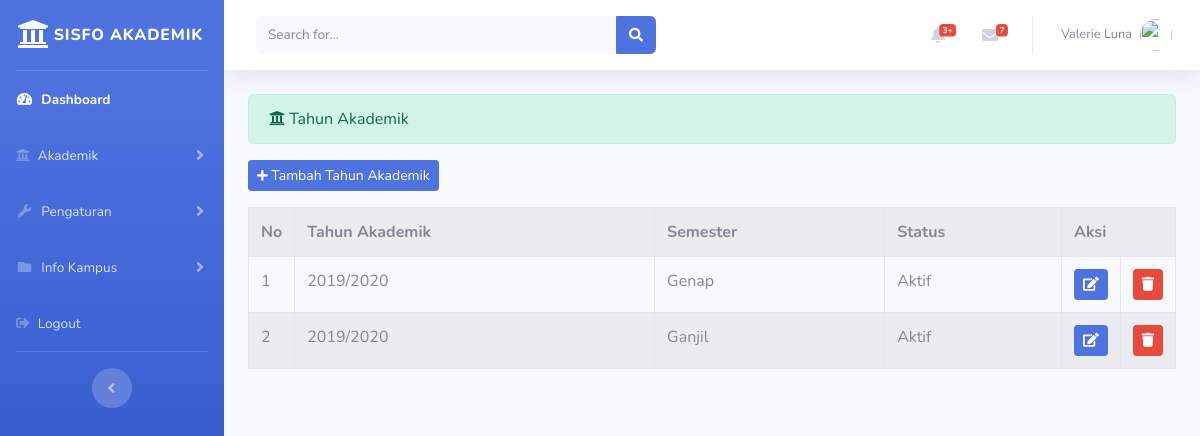
The page /index.php/administrator/tahun_akademik on the database its author committed.
### tables this page shows
CREATE TABLE `tahun_akademik` (
  `id_tahunakademik` int(11) NOT NULL,
  `tahun_akademik` varchar(20) NOT NULL,
  `semester` varchar(20) NOT NULL,
  `status` varchar(20) NOT NULL
);

### application/controllers/administrator/tahun_akademik.php (called while the page is built, shortened)
<?php
class Tahun_akademik extends CI_Controller {
	public function index()
	{
		$data['tahun_akademik'] = $this->tahunakademik_model->tampil_data('tahun_akademik')->result();
		$this->load->view('administrator/templates_administrator/header.php');
		$this->load->view('administrator/templates_administrator/sidebar.php');
		$this->load->view('administrator/tahun_akademik', $data);
		$this->load->view('administrator/templates_administrator/footer.php');
	}
}

### index.php (called while the page is built, shortened)
<?php
require_once BASEPATH.'core/CodeIgniter.php';

### application/models/tahunakademik_model.php (called while the page is built, shortened)
<?php
class Tahunakademik_model extends CI_Model {
	public function tampil_data($table)
	{
		return $this->db->get($table);
	}
}

### application/views/administrator/tahun_akademik.php (the view, shortened to what this page needs)
<div class="container-fluid">
	<div class="alert alert-success" role="alert">
    	<i class="fas fa-university"></i> Tahun Akademik
  	</div>
  	<?php echo anchor('administrator/tahun_akademik/tambah_tahunakademik','<button class="btn btn-sm btn-primary mb-3"><i class="fa fa-plus fa-sm"></i> Tambah Tahun Akademik</button>') ?>
	<table class="table table-bordered table-striped table-hover">
		<tr>
			<th>No</th>
			<th>Tahun Akademik</th>
			<th>Semester</th>
			<th>Status</th>
			<th colspan="2">Aksi</th>
		</tr>
		<?php
		$no = 1;
		foreach ($tahun_akademik as $ak) : ?>
			<tr>
				<td width="20px"><?php echo $no++ ?></td>
				<td><?php echo $ak->tahun_akademik ?></td>
				<td><?php echo $ak->semester ?></td>
				<td><?php echo $ak->status ?></td>
				<td width="20px"><?php echo anchor('administrator/tahun_akademik/update/'.$ak->id_tahunakademik,'<div class="btn btn-sm btn-primary"><i class="fa fa-edit"></i></div>') ?></td>
  				<td width="20px"><?php echo anchor('administrator/tahun_akademik/delete/'.$ak->id_tahunakademik,'<div class="btn btn-sm btn-danger"><i class="fa fa-trash"></i></div>') ?></td>
			</tr>
		<?php endforeach; ?>
	</table>
</div>

### rows shown on the page
tahun_akademik: tahun_akademik "2019/2020", semester "Genap", status "Aktif"
tahun_akademik: tahun_akademik "2019/2020", semester "Ganjil", status "Aktif"
